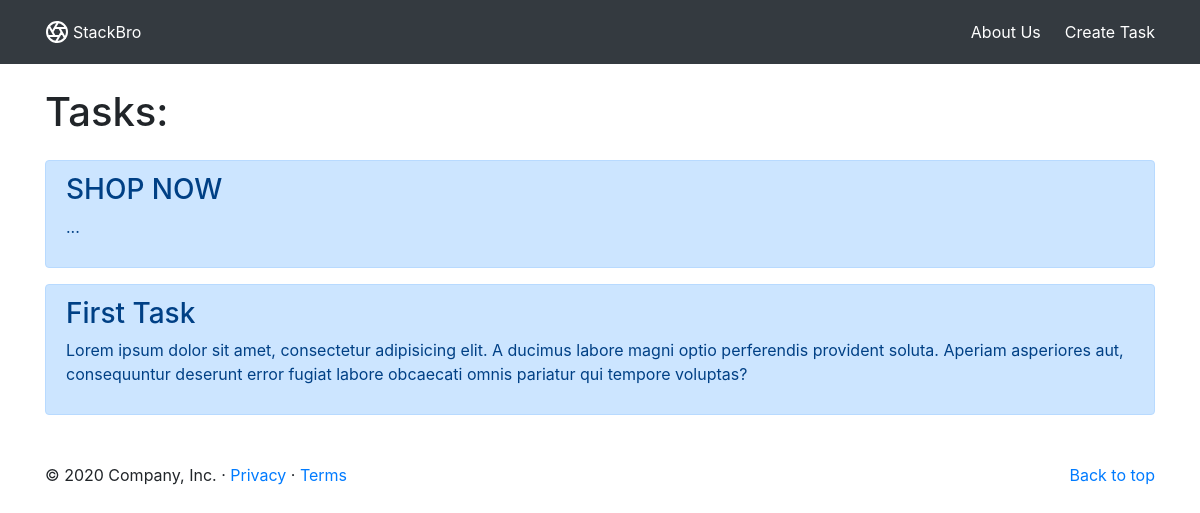
The page / on the database its author committed.
### main/models.py (models this page shows, shortened)
class Task(models.Model):
    title = models.CharField('Название', max_length=50)
    task = models.TextField('Описание')
    class Meta:
        verbose_name = 'Задача'
        verbose_name_plural = 'Задачи'

### main/views.py (the view)
# urls.py: path('', views.index, name='home'),
def index(request):
    tasks = Task.objects.order_by('-id')[:3]
    return render(request, 'main/index.html', {'title': 'Home | Django', 'tasks': tasks})

### main/templates/main/index.html (shortened to what this page needs)
{% extends 'main/base.html' %}
{% block content %}
    <h1 class="mb-4">Tasks:</h1>
    {% if tasks %}
        {% for el in tasks %}
            <div class="alert alert-primary mt-2" role="alert">
                <h3>{{ el.title }}</h3>
                <p>{{ el.task }}</p>
            </div>
        {% endfor %}
    {% else %}
        <div class="alert alert-warning" role="alert">
             <span class="h2 mr-3">404</span>
        </div>
    {% endif %}
{% endblock %}

### main/templates/main/base.html (shortened to what this page needs)
<!DOCTYPE html>
<html lang="en">
<head>
    <link rel="stylesheet" href="https://stackpath.bootstrapcdn.com/bootstrap/4.5.2/css/bootstrap.min.css">
</head>
<body>
<header class="page-header bg-dark">
    <div class="page-header__wrapper pt-2 pb-2 mb-4 mb-md-=">
        <nav class="site-header sticky-top py-1">
            <div class="container d-flex flex-column flex-md-row">
                <a class="logo d-flex align-center py-2" href="{% url 'home' %}" aria-label="Product">
                    <i class="mr-1">
                    </i>
                    <span class="logo__name text-white">StackBro</span>
                </a>
                <div class="d-flex w-100 justify-content-end">
                    <a class="py-2 d-none d-md-inline-block text-white" href="{% url 'about' %}">About Us</a>
                    <a class="py-2 ml-4 d-none d-md-inline-block text-white" href="{% url 'create' %}">Create Task</a>
                </div>
            </div>
        </nav>
    </div>
</header>
<main role="main" class="flex-shrink-0">
    <div class="container">
        {% block content %}
        {% endblock %}
    </div>
</main>
<footer class="container mt-5">
    <p class="float-right"><a href="#">Back to top</a></p>
    <p>© 2020 Company, Inc. · <a href="#">Privacy</a> · <a href="#">Terms</a></p>
</footer>
</body>
</html>

### rows shown on the page
Task: title "SHOP NOW", task "..."
Task: title "First Task", task "Lorem ipsum dolor sit amet, consectetur adipisicing elit. A ducimus labore magni optio perferendis provident soluta. Aperiam asperiores aut, consequuntur deserunt error fugiat labore obcaecati omnis pariatur qui tempore voluptas?"
